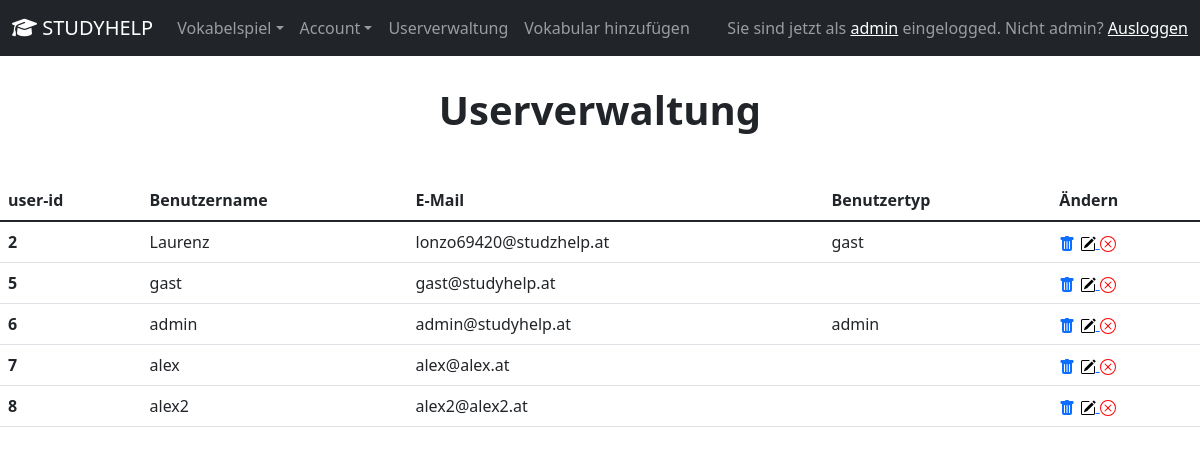
The page /project/backend/userverwaltung.php (signed in) on the database its author committed.
### tables this page shows
CREATE TABLE `user` (
  `id` int(10) NOT NULL AUTO_INCREMENT,
  `username` varchar(100) NOT NULL,
  `email` varchar(100) NOT NULL,
  `password` varchar(100) NOT NULL,
  `level` int(11) NOT NULL DEFAULT 0,
  `punkte` int(11) NOT NULL DEFAULT 0,
  `benutzer_typ` varchar(11) DEFAULT NULL,
  `status` int(1) NOT NULL DEFAULT 1,
  PRIMARY KEY (`id`)
);

### project/backend/userverwaltung.php (the view, shortened to what this page needs)
<?php
    $db = mysqli_connect('localhost', 'root', '', 'user');
    $query = "SELECT * FROM user";
    $result = mysqli_query($db, $query);
?>
<!DOCTYPE html>
<html lang="de">
<head>
    <?php include_once("../frontend/inc/metaData.php"); ?>
    <link rel="stylesheet" type="text/css" href="../frontend/res/css/userverwaltung.css">
</head>
<body>
    <?php include '../frontend/inc/navbar.php'; ?>
    <h1><b>Userverwaltung</b></h1>
    <div class="table-responsive">
        <table class="table table-hover">
            <thead class="thead-dark">
                <tr>
                <th scope="col">user-id</th>
                <th scope="col">Benutzername</th>
                <th scope="col">E-Mail</th>
                <th scope="col">Benutzertyp</th>
                <th scope="col">Ändern</th>
                </tr>
            </thead>
            <tbody>
                <?php
                    while($benutzer = mysqli_fetch_assoc($result)){
                        echo "<tr><th>" . $benutzer['id'] . "</th>
                        <td>" . $benutzer['username'] . "</td>
                        <td>" . $benutzer['email'] . "</td>
                        <td>" . $benutzer['benutzer_typ'] . "</td>
                        <td><a href='userverwaltung.php?deluser=" . $benutzer['id'] . "' title='User löschen'>
                        <svg xmlns='http://www.w3.org/2000/svg# width='16' height='16' fill='currentColor' class='bi bi-trash-fill test' viewBox='0 0 16 16'>
                        <path d='M2.5 1a1 1 0 0 0-1 1v1a1 1 0 0 0 1 1H3v9a2 2 0 0 0 2 2h6a2 2 0 0 0 2-2V4h.5a1 1 0 0 0 1-1V2a1 1 0 0 0-1-1H10a1 1 0 0 0-1-1H7a1 1 0 0 0-1 1H2.5zm3 4a.5.5 0 0 1 .5.5v7a.5.5 0 0 1-1 0v-7a.5.5 0 0 1 .5-.5zM8 5a.5.5 0 0 1 .5.5v7a.5.5 0 0 1-1 0v-7A.5.5 0 0 1 8 5zm3 .5v7a.5.5 0 0 1-1 0v-7a.5.5 0 0 1 1 0z'/>
                        </svg></a>
                        <a href='../frontend/profil_aendern.php?user=" . $benutzer['id'] . "' title='Benutzer bearbeiten'>
                        <svg xmlns='http://www.w3.org/2000/svg' width='16' height='16' fill='black' class='bi bi-pencil-square' viewBox='0 0 16 16'>
                        <path d='M15.502 1.94a.5.5 0 0 1 0 .706L14.459 3.69l-2-2L13.502.646a.5.5 0 0 1 .707 0l1.293 1.293zm-1.75 2.456-2-2L4.939 9.21a.5.5 0 0 0-.121.196l-.805 2.414a.25.25 0 0 0 .316.316l2.414-.805a.5.5 0 0 0 .196-.12l6.813-6.814z'/>
                        <path fill-rule='evenodd' d='M1 13.5A1.5 1.5 0 0 0 2.5 15h11a1.5 1.5 0 0 0 1.5-1.5v-6a.5.5 0 0 0-1 0v6a.5.5 0 0 1-.5.5h-11a.5.5 0 0 1-.5-.5v-11a.5.5 0 0 1 .5-.5H9a.5.5 0 0 0 0-1H2.5A1.5 1.5 0 0 0 1 2.5v11z'/>
                        </svg></a>";
                        if ($benutzer['status'] == 1){
                            echo "<a href='userverwaltung.php?chstatus=0&user=" . $benutzer['id'] . "' title='Deaktivieren'>
                            <svg xmlns='http://www.w3.org/2000/svg' width='16' height='16' fill='red' class='bi bi-x-circle' viewBox='0 0 16 16'>
                            <path d='M8 15A7 7 0 1 1 8 1a7 7 0 0 1 0 14zm0 1A8 8 0 1 0 8 0a8 8 0 0 0 0 16z'/>
                            <path d='M4.646 4.646a.5.5 0 0 1 .708 0L8 7.293l2.646-2.647a.5.5 0 0 1 .708.708L8.707 8l2.647 2.646a.5.5 0 0 1-.708.708L8 8.707l-2.646 2.647a.5.5 0 0 1-.708-.708L7.293 8 4.646 5.354a.5.5 0 0 1 0-.708z'/>
                            </svg>
                            </a>";
                        }
                        echo "</td>
                        </tr>";
                    }
                ?>
            </tbody>
        </table>
    </div>
</body>
</html>

### project/frontend/inc/metaData.php (shortened to what this page needs)
<link href="https://cdn.jsdelivr.net/npm/bootstrap@5.1.3/dist/css/bootstrap.min.css" rel="stylesheet">
<link rel="stylesheet" href="https://cdn.jsdelivr.net/npm/bootstrap-icons@1.3.0/font/bootstrap-icons.css">
<link rel="stylesheet" href="https://cdnjs.cloudflare.com/ajax/libs/font-awesome/6.1.1/css/all.min.css">
<link rel="stylesheet" href="../frontend/res/css/style.css">

### project/frontend/inc/navbar.php (shortened to what this page needs)
<?php
$name2 = "Account";
$name10 = "Userverwaltung";
$name12 = "Profil";
$name1 = "Vokabelspiel";
$link0 = "../frontend/index.php";
?>
<nav class="navbar navbar-expand-sm bg-dark navbar-dark sticky-top">
  <div class="container-fluid">
    <a href="<?php echo $link0; ?>" class="navbar-brand"><i class="fa-solid fa-graduation-cap"></i> STUDYHELP</a>
    <div class="collapse navbar-collapse" id="collapsibleNavbar">
      <ul class="navbar-nav">
        <li class="nav-item dropdown">
          <a class="nav-link dropdown-toggle" href="#" role="button" data-bs-toggle="dropdown"><?php echo $name1; ?></a>
        </li>
        <?php if ((isset($_SESSION["benutzer"]))) : ?>
        <li class="nav-item dropdown">
          <a class="nav-link dropdown-toggle" href="#" role="button" data-bs-toggle="dropdown"><?php echo $name2; ?></a>
        </li>
        <?php endif ?>
        <?php if (isset($_SESSION['benutzer']['benutzer_typ']) && $_SESSION['benutzer']['benutzer_typ'] == 'admin') : ?>
        <li class="nav-item"><a class="nav-link" href="../backend/userverwaltung.php"><?php echo $name10; ?></a></li>
        <li class="nav-item"><a class="nav-link" href="../backend/Vocabhandler.html">Vokabular hinzufügen</a></li>
        <?php endif ?>
      </ul>
    </div>
    <form class="d-flex">
      <?php if (!(isset($_SESSION["benutzer"]))) : ?>
        <button type="button" id="loginModalToggler" class="btn btn-primary" data-bs-toggle="modal" data-bs-target="#loginModal">
          <?php echo $name12; ?>
        </button>
      <?php else: ?>
        <span class="navbar-text">
            <span>Sie sind jetzt als <a href="../frontend/account.php"><?php echo $_SESSION['benutzer']['username']; ?></a> eingelogged.
              Nicht <?php echo $_SESSION['benutzer']['username']; ?>?
              <a href="../frontend/index.php?logout=true" name="logout">Ausloggen</a></span>
        </span>
      <?php endif ?>
    </form>
  </div>
</nav>

### project/frontend/res/css/userverwaltung.css (style rules this page uses)
h1 { text-align: center; padding-top: 30px; padding-bottom: 30px; }

### rows shown on the page
user: id "2", username "Laurenz", email "lonzo69420@studzhelp.at", benutzer_typ "gast"
user: id "5", username "gast", email "gast@studyhelp.at"
user: id "6", username "admin", email "admin@studyhelp.at", benutzer_typ "admin"
user: id "7", username "alex", email "alex@alex.at"
user: id "8", username "alex2", email "alex2@alex2.at"

### other values the page prints
$name1 "Vokabelspiel"
$name2 "Account"
$name10 "Userverwaltung"
$_SESSION['benutzer']['username'] "admin"
